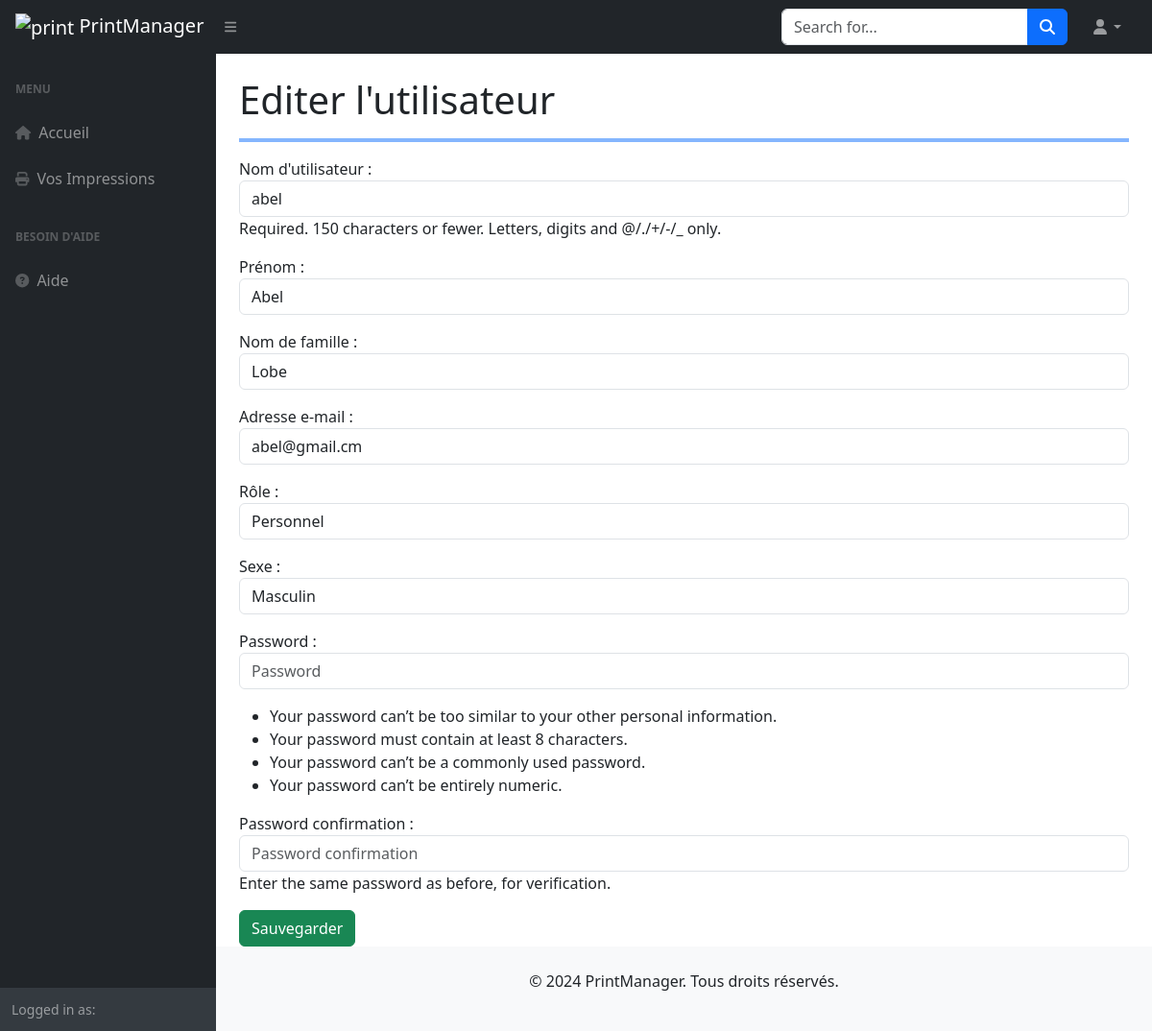
Page /users/abel/edit/ on the committed database.
### printers/models.py (models this page shows, shortened)
class CustomUser(AbstractUser):
    ADMIN = 'ADMIN'
    PERSONNEL = 'Personnel'
    MALE = 'M'
    FEMALE = 'F'
    ROLE_CHOICES = (
        (ADMIN, 'ADMIN'),
        (PERSONNEL, 'Personnel'),
    )
    SEX_CHOICES = (
        (MALE, 'Masculin'),
        (FEMALE, 'Feminin'),
    )
    role = models.CharField(max_length=30, choices=ROLE_CHOICES, verbose_name='Rôle')
    is_blocked = models.BooleanField(default=False, verbose_name="Bloqué")
    sexe = models.CharField(max_length=10, choices=SEX_CHOICES, verbose_name='Sexe')
    slug = models.SlugField(max_length=200, unique=True, blank=True)
    last_updated = models.DateTimeField(auto_now=True)
    created_on = models.DateField(auto_now_add=True, blank=True, null=True)
    class Meta:
        ordering = ['-created_on']
        verbose_name = "Utilisateur"

### printers/views.py (the view, shortened to what this page needs)
# urls.py: path('users/<slug:slug>/edit/', CustomUserUpdateView.as_view(), name='edit_user'),
class CustomUserUpdateView(UpdateView):
    model = CustomUser
    form_class = CustomUserCreationForm
    template_name = 'users/edit_user.html'
    success_url = reverse_lazy('user_list')
    slug_field = 'slug'
    slug_url_kwarg = 'slug'

### printers/templates/users/edit_user.html (shortened to what this page needs)
{% extends 'base.html' %}
{% load static %}
    {% block content %}
    {% include 'layouts/Navbar.html' %}
    <div id="layoutSidenav">
        {% include 'layouts/Sidenav.html' %}
        <div id="layoutSidenav_content">
            <main>
                <div class="container-fluid px-4">
                    <h1 class="mt-4">Editer l'utilisateur</h1>
                        <hr class="border border-primary border-2 opacity-50">
                        <form method="post">
                            {{ form.as_p }}
                            <button type="submit" class="btn btn-success">Sauvegarder</button>
                        </form>
                </div>
            </main>
            {% include 'layouts/footer.html' %}
        </div>
    </div>
    {% endblock %}

### static/css/Hompage.css (style rules this page uses)
body { font-family: 'Arial', sans-serif; background-color: #f8f9fa; }

### rows in the picture
CustomUser: username "abel", first_name "Abel", last_name "Lobe", email "abel@gmail.cm", role "Personnel", sexe "Masculin"
